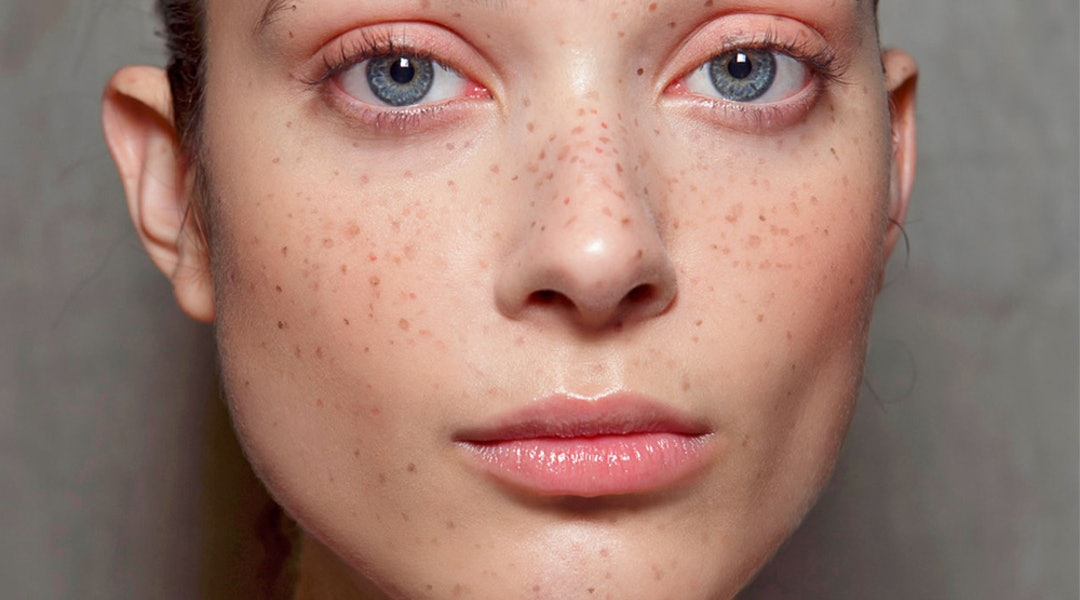
%> input picture Image_Processing/Lab5/facemask.jpg, 1080 x 600 px
$ octave task4_2.m   (GNU Octave 9; MATLAB toolbox functions it lacks are replaced by stand-ins)
%> lines starting %> are read from the running program, lines starting %| are printed output that depends on the picture; in (x1, y1, x2, y2) boxes, pixels count from 0 and x2, y2 are one past the last pixel; in counts of white or black regions, pixels touching at a corner belong together; the program's own positions count from 1
### Image_Processing/Lab5/border_solved_filter.m
function s = border_solved_filter(r,m,n)
  [M,N] = size(r);
  a = (m-1)/2;
  b = (n-1)/2;
  new_imsize = zeros(M + 2*a,N + 2*b);
  new_imsize(1+a:M+a,1+b:N+b) = r;

  left_part = r(:,1:b);
  right_part = r(:,N-b:N);
  upper_part = r(1:a,:);
  down_part = r(M-a:M,:);

  [M1,N1] = size(new_imsize);
  new_imsize(1+a:M1-a,1:b) = left_part;
  new_imsize(1+a:M1-a,N1-b:N1) = right_part;
  new_imsize(1:a,1+b:N1-b) = upper_part;
  new_imsize(M1-a:M1,1+b:N1-b) = down_part;

  new_imsize(1:a,1:b) = sum(sum(r(1:a,1:b)))/(a*b);
  new_imsize(M1-a+1:M1,1:b) = sum(sum(r(M-a+1:M,1:b)))/(a*b);
  new_imsize(1:a,N1-b+1:N1) = sum(sum(r(1:a,N-b+1:N)))/(a*b);
  new_imsize(M1-a+1:M1,N1-b+1:N1) = sum(sum(r(M-a+1:M,N-b+1:N)))/(a*b);

  sub_image = ((1/(m*n)).*ones(m,n));
  s = zeros(size(r));
  for i = 1+a:M+a,
    for j = 1+b:N+b,
      k = new_imsize(i-a:i+a,j-b:j+b);
      s(i-a,j-b) = sum(sum(k.*sub_image));
    endfor
  endfor
  s = uint8(s);

endfunction

### Image_Processing/Lab5/task4_2.m
r = imread('facemask.jpg');
%> r is the input picture: size 600x1080x3 uint8; mean R, G, B 155.4, 122.9, 111.7
subplot(1,2,1);
imshow(r);
title("Original Image");

nose = r(97:240,530:640,:);
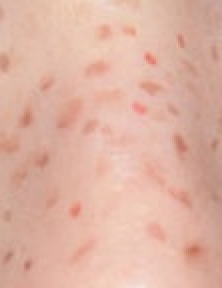
%> nose: size 144x111x3 uint8 (shown 2 times larger); mean R, G, B 223.2, 178.8, 162.8
for i=1:5
  nose(:,:,1) = border_solved_filter(nose(:,:,1),7,7);
  nose(:,:,2) = border_solved_filter(nose(:,:,2),7,7);
  nose(:,:,3) = border_solved_filter(nose(:,:,3),7,7);
endfor
r(97:240,530:640,:) = nose;
%> r: size 600x1080x3 uint8; 2.44% of pixels changed, all inside (x1, y1, x2, y2) = (529, 96, 640, 240)

l_cheek = r(180:370,270:440,:);
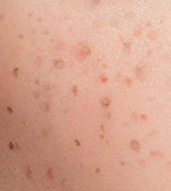
%> l_cheek: size 191x171x3 uint8; mean R, G, B 214.5, 163.5, 142.6
for i=1:5
  l_cheek(:,:,1) = border_solved_filter(l_cheek(:,:,1),7,7);
  l_cheek(:,:,2) = border_solved_filter(l_cheek(:,:,2),7,7);
  l_cheek(:,:,3) = border_solved_filter(l_cheek(:,:,3),7,7);
endfor
r(180:370,270:440,:) = l_cheek;
%> r: size 600x1080x3 uint8; mean R, G, B 155.4, 122.9, 111.7; mean of the top-left, top-right, bottom-left and bottom-right quarters 138.9, 147.6, 112, 121.4

r_cheek = r(171:370,680:840,:);
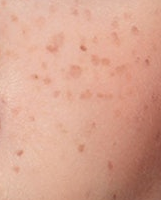
%> r_cheek: size 200x161x3 uint8; mean R, G, B 215.3, 163.9, 144
for i=1:5
  r_cheek(:,:,1) = border_solved_filter(r_cheek(:,:,1),7,7);
  r_cheek(:,:,2) = border_solved_filter(r_cheek(:,:,2),7,7);
  r_cheek(:,:,3) = border_solved_filter(r_cheek(:,:,3),7,7);
endfor
r(171:370,680:840,:) = r_cheek;
subplot(1,2,2);
imshow(r);
title("Beautified Image");
